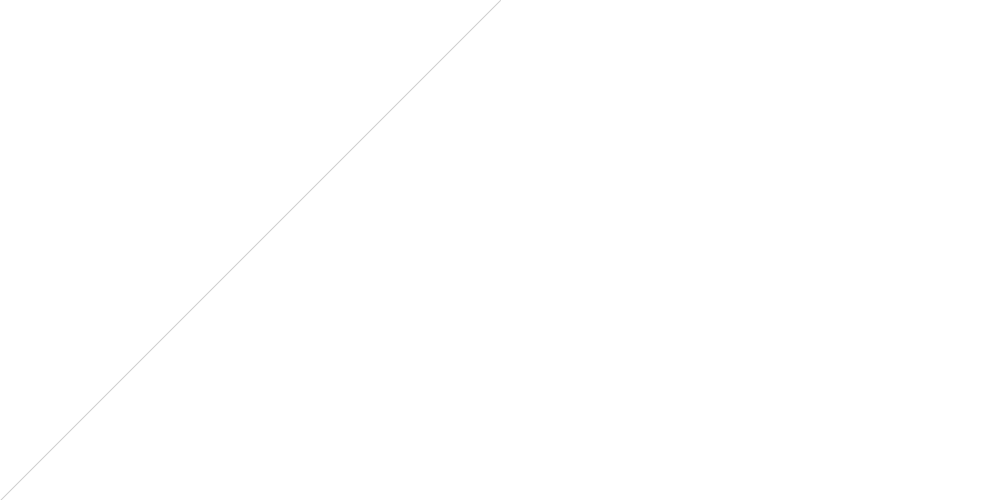
Frame 1 (no input)
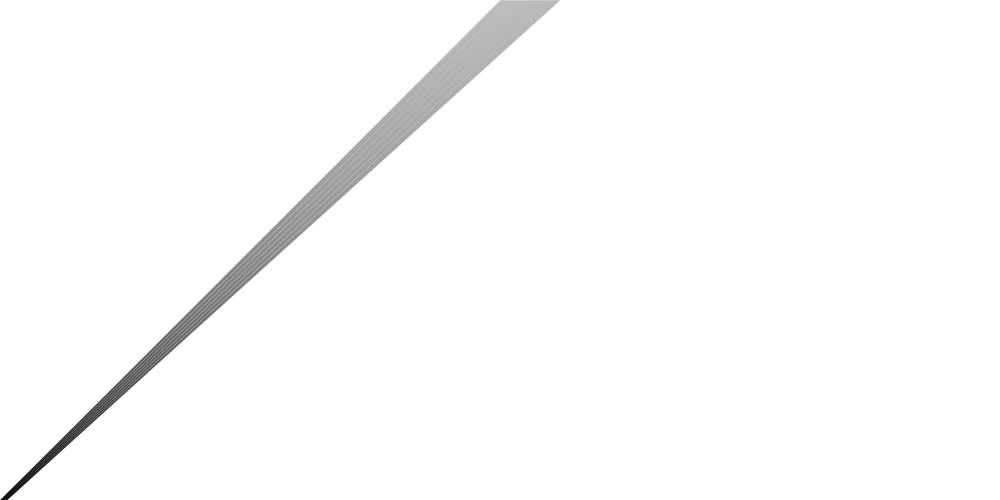
Frame 60 (the mouse pressed at the canvas centre just before this capture)
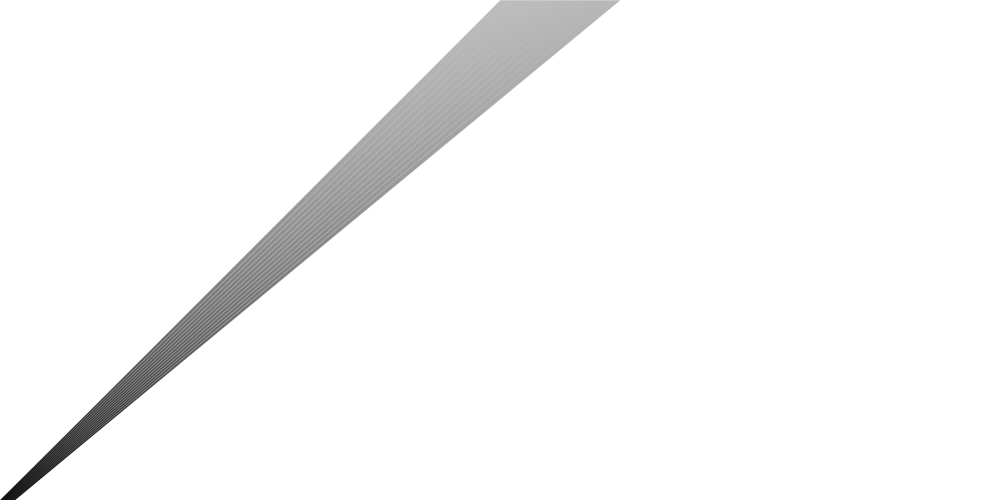
Frame 120 (the mouse held since frame 60 and released just before this capture)

The Processing sketch that drew these frames (run headless with seeded random() and noise(); from frame 60 on, the mouse is pressed at the canvas centre):

// Processing sketch: corbusier
// ── corbusier.pde
float comecarX, comecarY, acabarX, acabarY;
float terminarX = 1;
float terminarY = 0.1;

void setup() {
  size(1000,500);
  background(255);
  
  stroke(0, 50);
  
  comecarX = width/2;
  comecarY = 0;
  acabarX = 0;
  acabarY = height;
  
}

void draw() {
  line ( comecarX, comecarY, acabarX, acabarY);
  
  comecarX = comecarX + terminarX;
  acabarY = acabarY + terminarY;
}
